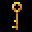

A level layout from a 2D game, rendered from its tile map. Below: a short description, then the map file with its tile-grid data intact:
An orthogonal 1x1 tile map with 32x32 px tiles, 1 tile layer (Key).

<map version="1.2" tiledversion="1.2.0" orientation="orthogonal" renderorder="right-down" width="1" height="1" tilewidth="32" tileheight="32" infinite="0" nextlayerid="2" nextobjectid="1">
 <tileset firstgid="1" name="Items_Sheet" tilewidth="32" tileheight="32" tilecount="304" columns="16">
  <image source="Items_Sheet.png" width="512" height="608" />
 </tileset>
 <layer id="1" name="Key" width="1" height="1">
  <data encoding="csv">
167
</data>
 </layer>
</map>
